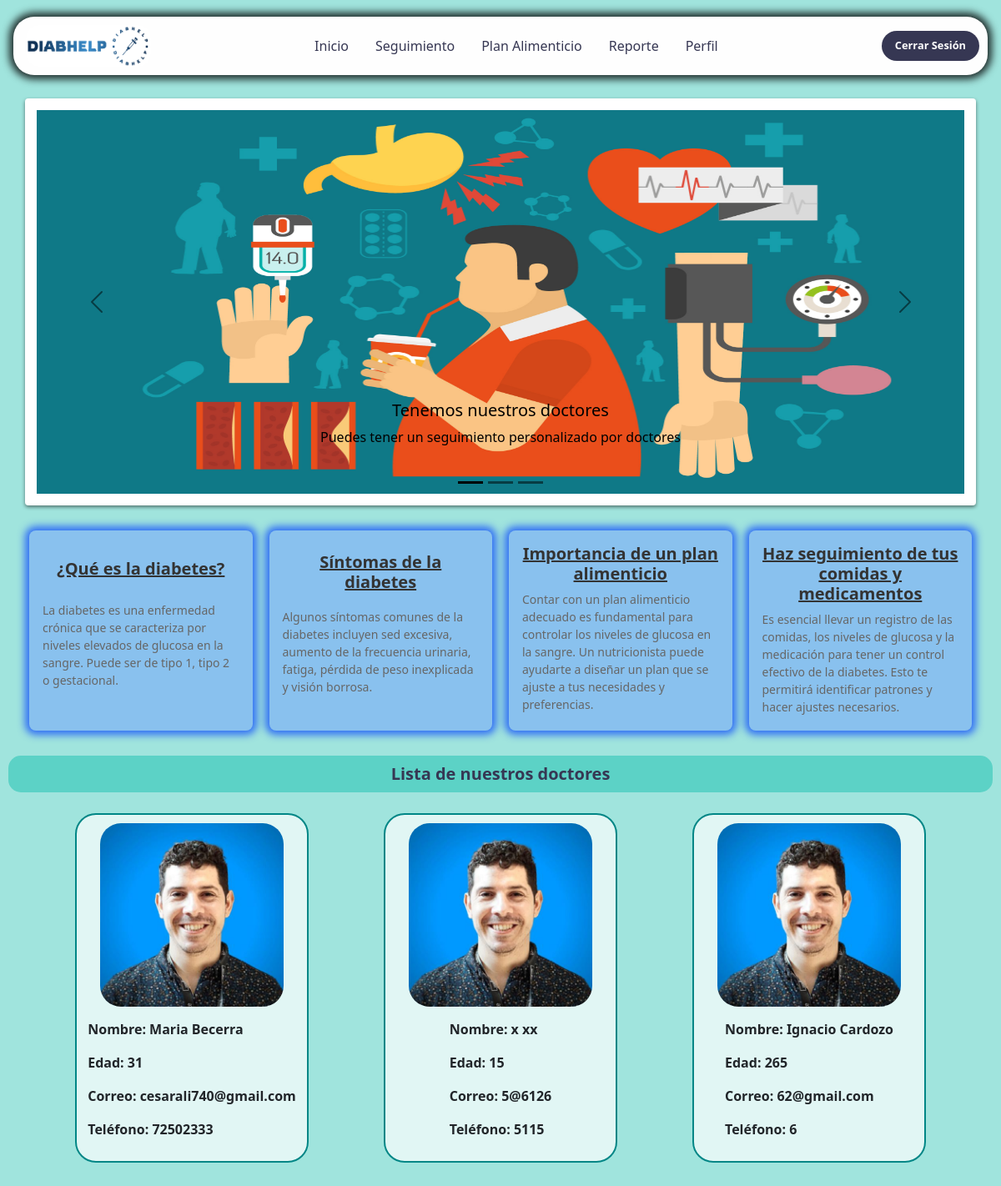
Page /vistas/Mobile/Inicio/inicio.php on the committed database.
### tables this page shows
CREATE TABLE `user` (
  `id` int(11) NOT NULL,
  `nombre` varchar(50) NOT NULL,
  `apellidos` varchar(50) NOT NULL,
  `edad` int(11) NOT NULL,
  `peso` decimal(5,2) NOT NULL,
  `correo` varchar(50) NOT NULL,
  `telefono` varchar(50) NOT NULL,
  `password` varchar(50) NOT NULL,
  `fecha` timestamp NOT NULL DEFAULT current_timestamp() ON UPDATE current_timestamp(),
  `rol` int(11) NOT NULL,
  `estado` tinyint(1) NOT NULL DEFAULT 1,
  `id_doc` int(11) NOT NULL
);

### vistas/Mobile/Inicio/inicio.php (the view, shortened to what this page needs)
<!DOCTYPE html>
<html lang="es">
<head>
  <link rel="stylesheet" href="../../../Assets/css/cdn.jsdelivr.net_npm_bootstrap@5.3.0_dist_css_bootstrap.min.css">
  <link rel="stylesheet" href="../../../Assets/css/general.css">
  <link rel="stylesheet" href="../../../Assets/css/navbar.css">
  <link rel="stylesheet" href="../../../Assets/css/inicio_d.css">
</head>
<body>
  <header>
    <div class="navbar">
      <div class="logo">
        <a href="./inicio.php"><img src="../../../Assets/images/iconos/Logo_diab.png" alt=""></a>
      </div>
      <ul class="links mb-0 px-0">
        <li><a href="./inicio.php">Inicio</a></li>
        <li><a href="../Seguimiento/seguimiento.php">Seguimiento</a></li>
        <li><a href="../Plan_ali/plan_ali.php">Plan Alimenticio</a></li>
        <li><a href="../Reporte/reporte.php">Reporte</a></li>
        <li><a href="../Perfil/perfil.php">Perfil</a></li>
      </ul>
      <a href="../../../index.php" class="action_btn">Cerrar Sesión</a>
    </div>
  </header>
  <div id="carouselExampleDark" class="carousel carousel-dark slide container mt-5">
    <div class="carousel-indicators">
      <button type="button" data-bs-target="#carouselExampleDark" data-bs-slide-to="0" class="active" aria-current="true" aria-label="Slide 1"></button>
      <button type="button" data-bs-target="#carouselExampleDark" data-bs-slide-to="1" aria-label="Slide 2"></button>
      <button type="button" data-bs-target="#carouselExampleDark" data-bs-slide-to="2" aria-label="Slide 3"></button>
    </div>
    <div class="carousel-inner">
      <div class="carousel-item active" data-bs-interval="10000">
        <img src="../../../Assets/images/slider1.png" class="d-block slides" alt="...">
        <div class="carousel-caption d-none d-md-block">
          <h5>Tenemos nuestros doctores</h5>
          <p>Puedes tener un seguimiento personalizado por doctores</p>
        </div>
      </div>
    </div>
    <button class="carousel-control-prev" type="button" data-bs-target="#carouselExampleDark" data-bs-slide="prev">
      <span class="carousel-control-prev-icon" aria-hidden="true"></span>
    </button>
    <button class="carousel-control-next" type="button" data-bs-target="#carouselExampleDark" data-bs-slide="next">
      <span class="carousel-control-next-icon" aria-hidden="true"></span>
    </button>
  </div>
  <div class="cont_cards">
    <div class="card_init">
      <h3 class="title">¿Qué es la diabetes?</h3>
      <p class="description">La diabetes es una enfermedad crónica que se caracteriza por niveles elevados de
        glucosa
        en la sangre. Puede ser de tipo 1, tipo 2 o gestacional.</p>
    </div>
    <div class="card_init">
      <h3 class="title text-center">Síntomas de la diabetes</h3>
      <p class="description">Algunos síntomas comunes de la diabetes incluyen sed excesiva, aumento de la frecuencia
        urinaria, fatiga, pérdida de peso inexplicada y visión borrosa.</p>
    </div>
    <div class="card_init">
      <h3 class="title text-center">Importancia de un plan alimenticio</h3>
      <p class="description">Contar con un plan alimenticio adecuado es fundamental para controlar los niveles de
        glucosa en la sangre. Un nutricionista puede ayudarte a diseñar un plan que se ajuste a tus necesidades y
        preferencias.</p>
    </div>
    <div class="card_init">
      <h3 class="title text-center">Haz seguimiento de tus comidas y medicamentos</h3>
      <p class="description">Es esencial llevar un registro de las comidas, los niveles de glucosa y la medicación
        para tener un control efectivo de la diabetes. Esto te permitirá identificar patrones y hacer ajustes
        necesarios.</p>
    </div>
  </div>
  <h1 class="title-ourdoctors">Lista de nuestros doctores</h1>
  <?php
  $conexion = mysqli_connect("localhost", "root", "", "db_diabetes");
  $SQL = "SELECT * FROM user WHERE rol = 2";
  $dato = mysqli_query($conexion, $SQL); ?>
  <div class="cont_list">
    <?php if ($dato->num_rows > 0) {
      while ($fila = mysqli_fetch_array($dato)) { ?>
      <div class="doctors">
        <div class="image-docs"><img src="../../../Assets/images/list_doc.jpeg"></div>
        <div class="info-docs">
          <p class="fw-bold">Nombre: <?php echo $fila['nombre'] . ' ' . $fila['apellidos'] ?></p>
          <p class="fw-bold">Edad: <?php echo $fila['edad'] ?></p>
          <p class="fw-bold">Correo: <?php echo $fila['correo'] ?></p>
          <p class="fw-bold">Teléfono: <?php echo $fila['telefono'] ?></p>
        </div>
      </div>
      <?php }
      } else { ?>
        <h1>No Existen Registros</h1> <?php
      } ?>
  </div>
</body>
</html>

### Assets/css/general.css (style rules this page uses)
* { margin: 0; padding: 0; box-sizing: border-box; }
body { background-color: #5cd2c694; }

### Assets/css/navbar.css (style rules this page uses)
li { list-style: none; }
a { text-decoration: none; color: #363753; font-size: 1rem; }
header { position: relative; padding: 0 1rem; }
.navbar { width: 100%; height: 70px; max-width: 1200px; background-color: #fefefe; margin: 0 auto; display: flex; align-items: center; justify-content: space-between; box-shadow: 0 0 10px 5px rgba(0, 0, 0, 0.8); border-radius: 25px; -webkit-border-radius: 25px; -moz-border-radius: 25px; -ms-border-radius: 25px; -o-border-radius: 25px; position: relative; top: 20px; }
.navbar .logo img { width: 150px; height: 50px; border-radius: 15px; -webkit-border-radius: 15px; -moz-border-radius: 15px; -ms-border-radius: 15px; -o-border-radius: 15px; margin-left: 15px; }
.navbar .links { display: flex; gap: 2rem; }
.action_btn { background-color: #363753; color: #fefefe; padding: .5rem 1rem; border: none; outline: none; border-radius: 25px; -webkit-border-radius: 25px; -moz-border-radius: 25px; -ms-border-radius: 25px; -o-border-radius: 25px; font-size: .8rem; font-weight: bold; cursor: pointer; transition: scale .4s ease; -webkit-transition: scale .4s ease; -moz-transition: scale .4s ease; -ms-transition: scale .4s ease; -o-transition: scale .4s ease; margin-right: 10px; }

### Assets/css/inicio_d.css (style rules this page uses)
.slides { width: 100%; height: 460px; }
.container { margin-top: 10px; padding: 14px; background-color: #fff; box-shadow: 0 2px 4px rgba(0, 0, 0, 0.5); border-radius: 4px; }
.cont_cards { margin: 15px 25px; display: flex; flex-direction: row; flex-wrap: wrap; }
.card_init { min-width: 250px; height: 240px; background-color: #89c1ee; border-radius: 8px; padding: 16px; flex: 1; box-shadow: 0 2px 4px rgba(0, 0, 0, 0.2); margin: 15px 10px; display: flex; flex-direction: column; justify-content: space-evenly; align-items: center; box-shadow: 0 0 10px 5px rgba(0, 60, 255, 0.7); }
.title { font-size: 20px; font-weight: bold; margin-bottom: 8px; color: #333; text-decoration: underline; }
.description { font-size: 14px; color: #666; font-family: system-ui, sans-serif; }
.title-ourdoctors { font-size: 20px; font-weight: bold; text-align: center; padding: 10px; color: #363753; background-color: #5CD2C6; border-radius: 15px; margin: 10px; }
.cont_list { display: flex; flex-direction: row; flex-wrap: wrap; justify-content: space-evenly; align-items: center; margin-bottom: 50px; }
.doctors { background-color: #ffffffaf; width: 280px; border: solid 2px #008686; border-radius: 25px; -webkit-border-radius: 25px; -moz-border-radius: 25px; -ms-border-radius: 25px; -o-border-radius: 25px; display: flex; flex-direction: column; align-items: center; padding: 10px; margin-top: 15px; }
.doctors img { width: 220px; border-radius: 25px; -webkit-border-radius: 25px; -moz-border-radius: 25px; -ms-border-radius: 25px; -o-border-radius: 25px; margin-bottom: 15px; }

### rows in the picture
user: nombre "Maria", apellidos "Becerra", edad "31", correo "cesarali740@gmail.com", telefono "72502333"
user: nombre "x", apellidos "xx", edad "15", correo "5@6126", telefono "5115"
user: nombre "Ignacio", apellidos "Cardozo", edad "265", correo "62@gmail.com", telefono "6"
